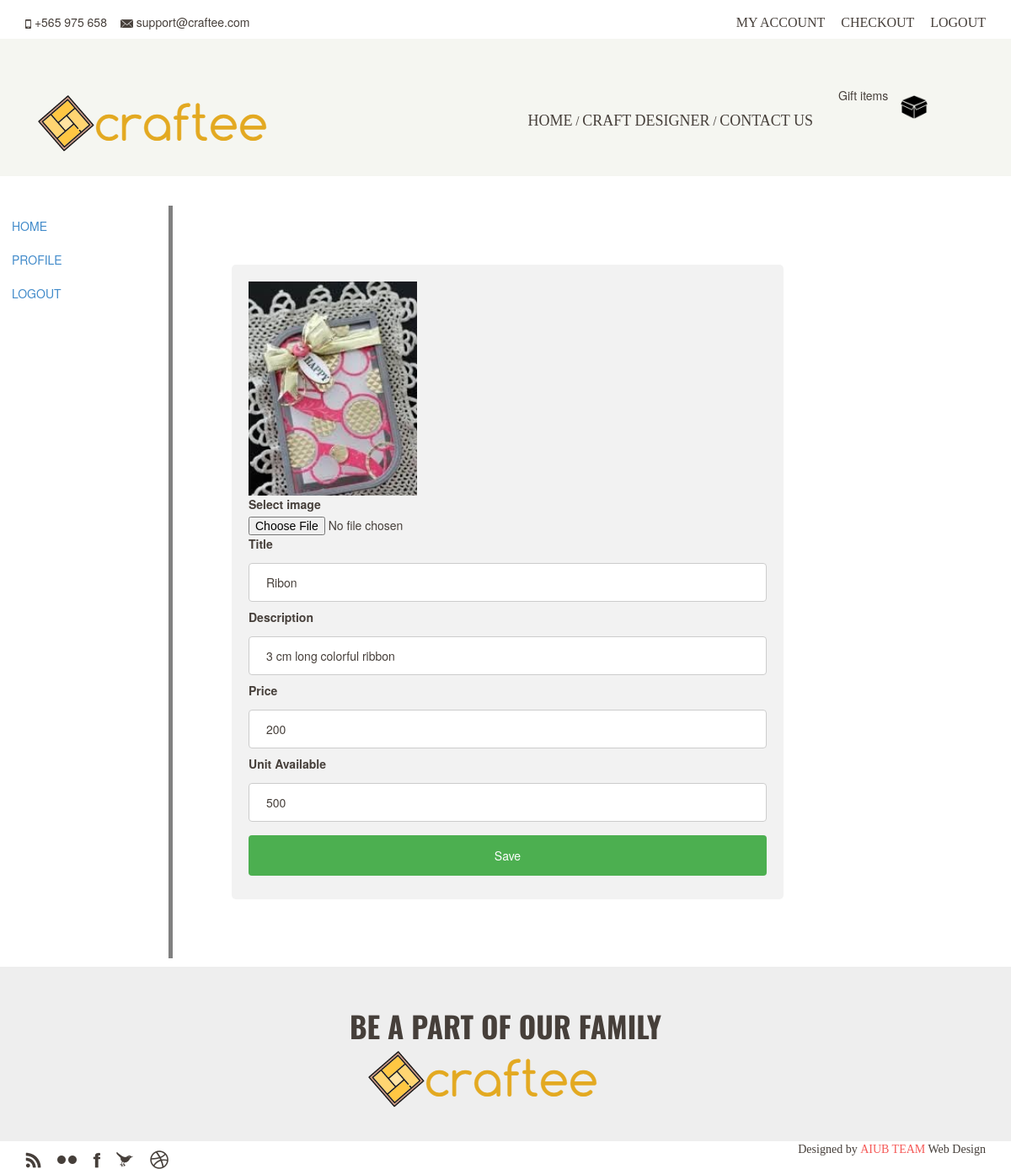
The page /edit-product.php?id=1&action=edit (signed in) on the database its author committed.
### tables this page shows
CREATE TABLE IF NOT EXISTS `tbl_product` (
`id` int(11) NOT NULL,
  `name` varchar(100) NOT NULL,
  `description` varchar(500) NOT NULL,
  `categoryId` int(11) NOT NULL,
  `price` double NOT NULL,
  `unitAvailable` int(11) NOT NULL
);

### models/model.php (called while the page is built, shortened)
<?php
class Model
{
	private $username='root';
	private $password='';
	private $database='craftee_db';
	private $servername='localhost';
	function __construct()
	{
		try {
		    $this->db = new PDO("mysql:host=$this->servername;dbname=$this->database", $this->username, $this->password);
		    }
		catch(PDOException $e)
		    {
		    echo "Connection failed: " . $e->getMessage();
		    }
	}
}

### models/productClass.php (called while the page is built, shortened)
<?php
require_once 'model.php';
class ProductClass extends Model
{
	public function getProductDetail($id)
	{
		try{
			$stmt=$this->db->prepare("SELECT * FROM tbl_product WHERE id=:id");
			$stmt->bindparam(':id',$id);
			$stmt->execute();
		 	$stmt->setFetchMode(PDO::FETCH_ASSOC);
		 	$result=$stmt->fetch();
		 	return $result;
		 	}
		 	catch(Exception $e){
		 		echo $e->getMessage();
		 	}
	}
}

### views/admin_edit-product.view.php (the view, shortened to what this page needs)
<?php require 'statics/header.view.php'; ?>
<?php require 'statics/sidebar.view.php'; ?>
<article>
	<form action="edit-product.php" enctype="multipart/form-data" method="POST">
        <div class="product-image-form">
            <img src='resource/upload/<?=$id;?>.jpg' alt="Product Image">
        </div>
        <label for="fileToUpload">Select image</label>
        <input type="file" name="fileToUpload" id="fileToUpload">
        <label for="name">Title</label>
        <input type="text" id="name" name="name" value='<?=$product['name'];?>'>
        <label for="desc">Description</label>
        <input type="text" id="desc" name="desc" value='<?=$product['description'];?>'>
        <label for="price">Price</label>
        <input type="text" id="price" name="price" value='<?=$product['price'];?>'>
        <label for="unit">Unit Available</label>
        <input type="text" id="unit" name="unit" value='<?=$product['unitAvailable'];?>'>
        <input type="submit" value="Save">
    </form>
</article>
<?php require 'statics/footer.view.php'; ?>

### resource/css/style.css (style rules this page uses)
html,body { color: #463f3a; }
article { margin-left: 200px; border-left: 5px solid gray; padding: 5em; overflow: hidden; }
input[type=text], select { width: 100%; padding: 12px 20px; margin: 8px 0; display: inline-block; border: 1px solid #ccc; border-radius: 4px; box-sizing: border-box; }
input[type=submit] { width: 100%; background-color: #4CAF50; color: white; padding: 14px 20px; margin: 8px 0; border: none; border-radius: 4px; cursor: pointer; }
form { border-radius: 5px; background-color: #f2f2f2; padding: 20px; margin-right:200px; }
.product-image-form img { width:200px; }

### rows shown on the page
tbl_product: name "Ribon", desc "3 cm long colorful ribbon", price "200", unit "500"
